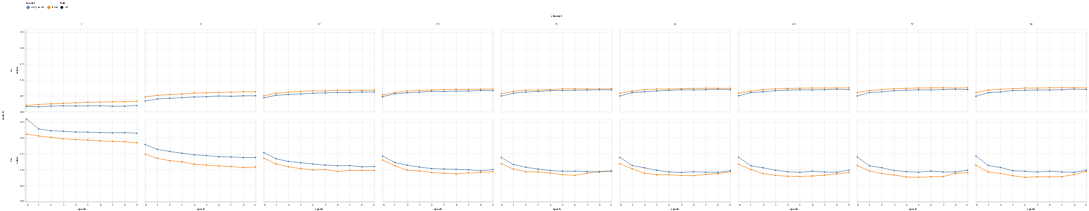

Write notebook code for a chart like this one.
### Code cell
alt.Chart(
    df[df.fold=="val"]
).mark_line(point=True).encode(
    x="epoch",
    y="value",
    row="metric",
    column="channel",
    color="model",
    detail="fold",
    shape="fold"
).configure_legend(orient="top")

### Figure 1 — Vega-Lite specification as saved in the notebook (floating-point values rounded to 4 significant figures; data arrays with more than 128 entries replaced by an {"elided": "..."} marker saying what was removed)
{"config": {"view": {"continuousWidth": 400, "continuousHeight": 300}, "legend": {"orient": "top"}}, "data": {"name": "data-d0446201bd74bfb1aef1e92ca3b651b6"}, "mark": {"type": "line", "point": true}, "encoding": {"color": {"type": "nominal", "field": "model"}, "column": {"type": "quantitative", "field": "channel"}, "detail": {"type": "nominal", "field": "fold"}, "row": {"type": "nominal", "field": "metric"}, "shape": {"type": "nominal", "field": "fold"}, "x": {"type": "quantitative", "field": "epoch"}, "y": {"type": "quantitative", "field": "value"}}, "$schema": "https://vega.github.io/schema/vega-lite/v4.8.1.json", "datasets": {"data-d0446201bd74bfb1aef1e92ca3b651b6": {"elided": "360 records"}}}
